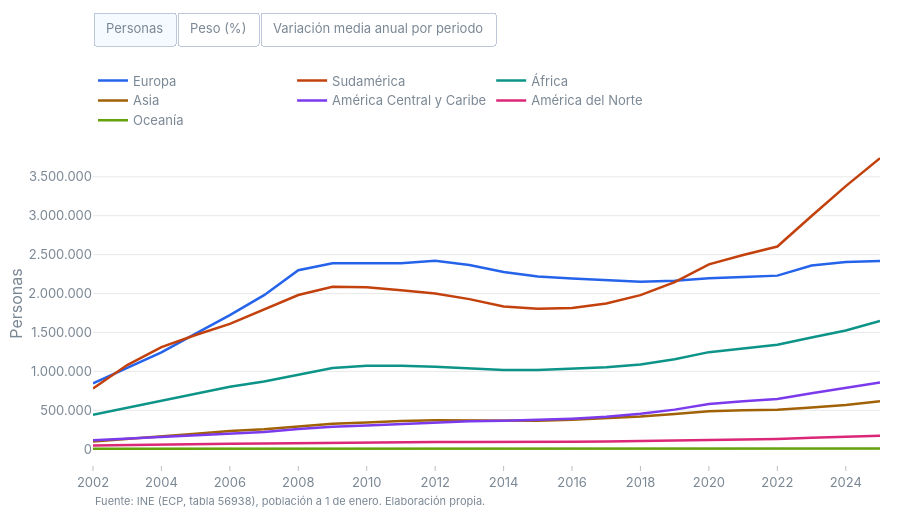

The notebook cell this image was saved under:
### Code cell
#| label: fig-regiones-pais
#| fig-cap: "Población nacida en el extranjero por región de nacimiento. Vistas: personas, peso (%) y variación media anual por periodo"
fig_regiones(pais, REG_PAIS, "Extranjero", "los nacidos en el extranjero").show()

### Figure 1 — Plotly figure (JSON) as saved in the notebook; plotly's stock layout.template omitted (floating-point values rounded to 4 significant figures)
{"data": [{"hovertemplate": "%{y:,.0f}", "line": {"color": "#2563eb", "width": 2.5}, "mode": "lines", "name": "Europa", "type": "scatter", "x": [2002, 2003, 2004, 2005, 2006, 2007, 2008, 2009, 2010, 2011, 2012, 2013, 2014, 2015, 2016, 2017, 2018, 2019, 2020, 2021, 2022, 2023, 2024, 2025], "y": [844816, 1045551, 1243743, 1486158, 1722569, 1979270, 2300335, 2387882, 2388735, 2390972, 2421862, 2366872, 2276765, 2219816, 2192059, 2170895, 2153182, 2165240, 2196565, 2213441, 2230346, 2360791, 2404951, 2417433]}, {"hovertemplate": "%{y:,.0f}", "line": {"color": "#c2410c", "width": 2.5}, "mode": "lines", "name": "Sudamérica", "type": "scatter", "x": [2002, 2003, 2004, 2005, 2006, 2007, 2008, 2009, 2010, 2011, 2012, 2013, 2014, 2015, 2016, 2017, 2018, 2019, 2020, 2021, 2022, 2023, 2024, 2025], "y": [780432, 1081197, 1311400, 1467373, 1609835, 1791520, 1981303, 2088317, 2079521, 2042094, 1999627, 1928352, 1834604, 1804290, 1814663, 1873477, 1979575, 2147783, 2375195, 2494771, 2604720, 2996913, 3380878, 3739859]}, {"hovertemplate": "%{y:,.0f}", "line": {"color": "#0d9488", "width": 2.5}, "mode": "lines", "name": "África", "type": "scatter", "x": [2002, 2003, 2004, 2005, 2006, 2007, 2008, 2009, 2010, 2011, 2012, 2013, 2014, 2015, 2016, 2017, 2018, 2019, 2020, 2021, 2022, 2023, 2024, 2025], "y": [442408, 532169, 613630, 710884, 801702, 871211, 961656, 1042687, 1070992, 1071376, 1059561, 1041854, 1017292, 1017664, 1031884, 1053377, 1089043, 1157240, 1247286, 1297144, 1341903, 1435992, 1524788, 1647610]}, {"hovertemplate": "%{y:,.0f}", "line": {"color": "#a16207", "width": 2.5}, "mode": "lines", "name": "Asia", "type": "scatter", "x": [2002, 2003, 2004, 2005, 2006, 2007, 2008, 2009, 2010, 2011, 2012, 2013, 2014, 2015, 2016, 2017, 2018, 2019, 2020, 2021, 2022, 2023, 2024, 2025], "y": [98034, 128989, 157860, 197075, 233201, 255860, 290617, 327057, 343684, 362353, 370686, 369512, 361951, 366951, 379457, 395480, 420002, 452241, 487810, 499121, 506753, 534877, 567391, 616222]}, {"hovertemplate": "%{y:,.0f}", "line": {"color": "#7c3aed", "width": 2.5}, "mode": "lines", "name": "América Central y Caribe", "type": "scatter", "x": [2002, 2003, 2004, 2005, 2006, 2007, 2008, 2009, 2010, 2011, 2012, 2013, 2014, 2015, 2016, 2017, 2018, 2019, 2020, 2021, 2022, 2023, 2024, 2025], "y": [115042, 135126, 153419, 172595, 193184, 220878, 258754, 289116, 304655, 320919, 344881, 359269, 364165, 376129, 392682, 416058, 454479, 508723, 580321, 617741, 644369, 720178, 791615, 858231]}, {"hovertemplate": "%{y:,.0f}", "line": {"color": "#db2777", "width": 2.5}, "mode": "lines", "name": "América del Norte", "type": "scatter", "x": [2002, 2003, 2004, 2005, 2006, 2007, 2008, 2009, 2010, 2011, 2012, 2013, 2014, 2015, 2016, 2017, 2018, 2019, 2020, 2021, 2022, 2023, 2024, 2025], "y": [48736, 56008, 62268, 67440, 71412, 74919, 79596, 83696, 85737, 87786, 91462, 92967, 91135, 92224, 95508, 98355, 103666, 110143, 119031, 123618, 131136, 145865, 158439, 174180]}, {"hovertemplate": "%{y:,.0f}", "line": {"color": "#65a30d", "width": 2.5}, "mode": "lines", "name": "Oceanía", "type": "scatter", "x": [2002, 2003, 2004, 2005, 2006, 2007, 2008, 2009, 2010, 2011, 2012, 2013, 2014, 2015, 2016, 2017, 2018, 2019, 2020, 2021, 2022, 2023, 2024, 2025], "y": [4631, 5053, 5349, 5700, 6067, 6403, 6659, 6758, 6739, 6709, 6873, 6809, 6858, 6817, 6912, 7066, 7562, 7939, 8545, 8961, 8889, 9590, 10172, 10675]}, {"hovertemplate": "%{y:.1f} %", "line": {"color": "#2563eb", "width": 2.5}, "mode": "lines", "name": "Europa", "type": "scatter", "visible": false, "x": [2002, 2003, 2004, 2005, 2006, 2007, 2008, 2009, 2010, 2011, 2012, 2013, 2014, 2015, 2016, 2017, 2018, 2019, 2020, 2021, 2022, 2023, 2024, 2025], "y": [36.19, 35.04, 35.06, 36.18, 37.14, 38.06, 39.13, 38.36, 38.04, 38.06, 38.47, 38.39, 38.25, 37.73, 37.07, 36.09, 34.69, 33.06, 31.31, 30.51, 29.86, 28.78, 27.21, 25.54]}, {"hovertemplate": "%{y:.1f} %", "line": {"color": "#c2410c", "width": 2.5}, "mode": "lines", "name": "Sudamérica", "type": "scatter", "visible": false, "x": [2002, 2003, 2004, 2005, 2006, 2007, 2008, 2009, 2010, 2011, 2012, 2013, 2014, 2015, 2016, 2017, 2018, 2019, 2020, 2021, 2022, 2023, 2024, 2025], "y": [33.44, 36.23, 36.97, 35.73, 34.71, 34.45, 33.7, 33.54, 33.11, 32.51, 31.77, 31.28, 30.82, 30.66, 30.69, 31.15, 31.89, 32.79, 33.86, 34.39, 34.88, 36.53, 38.25, 39.52]}, {"hovertemplate": "%{y:.1f} %", "line": {"color": "#0d9488", "width": 2.5}, "mode": "lines", "name": "África", "type": "scatter", "visible": false, "x": [2002, 2003, 2004, 2005, 2006, 2007, 2008, 2009, 2010, 2011, 2012, 2013, 2014, 2015, 2016, 2017, 2018, 2019, 2020, 2021, 2022, 2023, 2024, 2025], "y": [18.95, 17.83, 17.3, 17.31, 17.29, 16.75, 16.36, 16.75, 17.05, 17.05, 16.83, 16.9, 17.09, 17.3, 17.45, 17.51, 17.54, 17.67, 17.78, 17.88, 17.97, 17.5, 17.25, 17.41]}, {"hovertemplate": "%{y:.1f} %", "line": {"color": "#a16207", "width": 2.5}, "mode": "lines", "name": "Asia", "type": "scatter", "visible": false, "x": [2002, 2003, 2004, 2005, 2006, 2007, 2008, 2009, 2010, 2011, 2012, 2013, 2014, 2015, 2016, 2017, 2018, 2019, 2020, 2021, 2022, 2023, 2024, 2025], "y": [4.2, 4.323, 4.45, 4.798, 5.028, 4.92, 4.943, 5.253, 5.473, 5.768, 5.889, 5.993, 6.08, 6.237, 6.417, 6.575, 6.766, 6.905, 6.954, 6.88, 6.786, 6.52, 6.42, 6.511]}, {"hovertemplate": "%{y:.1f} %", "line": {"color": "#7c3aed", "width": 2.5}, "mode": "lines", "name": "América Central y Caribe", "type": "scatter", "visible": false, "x": [2002, 2003, 2004, 2005, 2006, 2007, 2008, 2009, 2010, 2011, 2012, 2013, 2014, 2015, 2016, 2017, 2018, 2019, 2020, 2021, 2022, 2023, 2024, 2025], "y": [4.929, 4.528, 4.325, 4.202, 4.165, 4.248, 4.401, 4.644, 4.851, 5.108, 5.479, 5.827, 6.118, 6.393, 6.641, 6.917, 7.321, 7.768, 8.273, 8.515, 8.628, 8.778, 8.957, 9.068]}, {"hovertemplate": "%{y:.1f} %", "line": {"color": "#db2777", "width": 2.5}, "mode": "lines", "name": "América del Norte", "type": "scatter", "visible": false, "x": [2002, 2003, 2004, 2005, 2006, 2007, 2008, 2009, 2010, 2011, 2012, 2013, 2014, 2015, 2016, 2017, 2018, 2019, 2020, 2021, 2022, 2023, 2024, 2025], "y": [2.088, 1.877, 1.755, 1.642, 1.54, 1.441, 1.354, 1.344, 1.365, 1.397, 1.453, 1.508, 1.531, 1.567, 1.615, 1.635, 1.67, 1.682, 1.697, 1.704, 1.756, 1.778, 1.793, 1.84]}, {"hovertemplate": "%{y:.1f} %", "line": {"color": "#65a30d", "width": 2.5}, "mode": "lines", "name": "Oceanía", "type": "scatter", "visible": false, "x": [2002, 2003, 2004, 2005, 2006, 2007, 2008, 2009, 2010, 2011, 2012, 2013, 2014, 2015, 2016, 2017, 2018, 2019, 2020, 2021, 2022, 2023, 2024, 2025], "y": [0.1984, 0.1693, 0.1508, 0.1388, 0.1308, 0.1231, 0.1133, 0.1086, 0.1073, 0.1068, 0.1092, 0.1104, 0.1152, 0.1159, 0.1169, 0.1175, 0.1218, 0.1212, 0.1218, 0.1235, 0.119, 0.1169, 0.1151, 0.1128]}, {"hovertemplate": "%{hovertext}", "hovertext": ["+242.586/año · 41 % del total", "-3.928/año · -32 % del total", "-22.305/año · -19 % del total", "+42.032/año · 9 % del total", "+68.375/año · 22 % del total"], "marker": {"color": "#2563eb"}, "name": "Europa", "type": "bar", "visible": false, "x": ["2002–2008", "2008–2014", "2014–2019", "2019–2025", "2002–2025"], "y": [242586, -3928, -22305, 42032, 68375]}, {"hovertemplate": "%{hovertext}", "hovertext": ["+200.145/año · 34 % del total", "-24.450/año · -199 % del total", "+62.636/año · 52 % del total", "+265.346/año · 55 % del total", "+128.671/año · 42 % del total"], "marker": {"color": "#c2410c"}, "name": "Sudamérica", "type": "bar", "visible": false, "x": ["2002–2008", "2008–2014", "2014–2019", "2019–2025", "2002–2025"], "y": [200145, -24450, 62636, 265346, 128671]}, {"hovertemplate": "%{hovertext}", "hovertext": ["+86.541/año · 15 % del total", "+9.273/año · 75 % del total", "+27.990/año · 24 % del total", "+81.728/año · 17 % del total", "+52.400/año · 17 % del total"], "marker": {"color": "#0d9488"}, "name": "África", "type": "bar", "visible": false, "x": ["2002–2008", "2008–2014", "2014–2019", "2019–2025", "2002–2025"], "y": [86541, 9273, 27990, 81728, 52400]}, {"hovertemplate": "%{hovertext}", "hovertext": ["+32.097/año · 5 % del total", "+11.889/año · 97 % del total", "+18.058/año · 15 % del total", "+27.330/año · 6 % del total", "+22.530/año · 7 % del total"], "marker": {"color": "#a16207"}, "name": "Asia", "type": "bar", "visible": false, "x": ["2002–2008", "2008–2014", "2014–2019", "2019–2025", "2002–2025"], "y": [32097, 11889, 18058, 27330, 22530]}, {"hovertemplate": "%{hovertext}", "hovertext": ["+23.952/año · 4 % del total", "+17.568/año · 143 % del total", "+28.912/año · 24 % del total", "+58.251/año · 12 % del total", "+32.313/año · 10 % del total"], "marker": {"color": "#7c3aed"}, "name": "América Central y Caribe", "type": "bar", "visible": false, "x": ["2002–2008", "2008–2014", "2014–2019", "2019–2025", "2002–2025"], "y": [23952, 17568, 28912, 58251, 32313]}, {"hovertemplate": "%{hovertext}", "hovertext": ["+5.143/año · 1 % del total", "+1.923/año · 16 % del total", "+3.802/año · 3 % del total", "+10.673/año · 2 % del total", "+5.454/año · 2 % del total"], "marker": {"color": "#db2777"}, "name": "América del Norte", "type": "bar", "visible": false, "x": ["2002–2008", "2008–2014", "2014–2019", "2019–2025", "2002–2025"], "y": [5143, 1923, 3802, 10673, 5454]}, {"hovertemplate": "%{hovertext}", "hovertext": ["+338/año · 0 % del total", "+33/año · 0 % del total", "+216/año · 0 % del total", "+456/año · 0 % del total", "+263/año · 0 % del total"], "marker": {"color": "#65a30d"}, "name": "Oceanía", "type": "bar", "visible": false, "x": ["2002–2008", "2008–2014", "2014–2019", "2019–2025", "2002–2025"], "y": [338, 33, 216, 456, 263]}, {"hovertemplate": "%{hovertext}", "hovertext": ["+590.804/año (= 100 %)", "+12.308/año (= 100 %)", "+119.308/año (= 100 %)", "+485.817/año (= 100 %)", "+310.005/año (= 100 %)"], "marker": {"color": "#4b5563", "line": {"color": "white", "width": 1}, "size": 10, "symbol": "diamond"}, "mode": "markers", "name": "Los nacidos en el extranjero", "type": "scatter", "visible": false, "x": ["2002–2008", "2008–2014", "2014–2019", "2019–2025", "2002–2025"], "y": [590804, 12308, 119308, 485817, 310005]}], "layout": {"annotations": [{"font": {"color": "#7a8794", "size": 11}, "showarrow": false, "text": "Fuente: INE (ECP, tabla 56938), población a 1 de enero. Elaboración propia.", "x": 0, "xanchor": "left", "xref": "paper", "y": -0.14, "yref": "paper"}], "barmode": "relative", "height": 520, "margin": {"b": 55, "t": 120}, "updatemenus": [{"buttons": [{"args": [{"visible": [true, true, true, true, true, true, true, false, false, false, false, false, false, false, false, false, false, false, false, false, false, false]}, {"xaxis.dtick": 2, "xaxis.type": "linear", "yaxis.tickformat": ",.0f", "yaxis.ticksuffix": "", "yaxis.title.text": "Personas"}], "label": "Personas", "method": "update"}, {"args": [{"visible": [false, false, false, false, false, false, false, true, true, true, true, true, true, true, false, false, false, false, false, false, false, false]}, {"xaxis.dtick": 2, "xaxis.type": "linear", "yaxis.tickformat": ".1f", "yaxis.ticksuffix": " %", "yaxis.title.text": "% sobre los nacidos en el extranjero"}], "label": "Peso (%)", "method": "update"}, {"args": [{"visible": [false, false, false, false, false, false, false, false, false, false, false, false, false, false, true, true, true, true, true, true, true, true]}, {"xaxis.dtick": 1, "xaxis.type": "category", "yaxis.tickformat": ",.0f", "yaxis.ticksuffix": "", "yaxis.title.text": "Personas por año"}], "label": "Variación media anual por periodo", "method": "update"}], "direction": "right", "showactive": true, "type": "buttons", "x": 0, "xanchor": "left", "y": 1.3, "yanchor": "bottom"}], "xaxis": {"dtick": 2}, "yaxis": {"title": {"text": "Personas"}}}}
